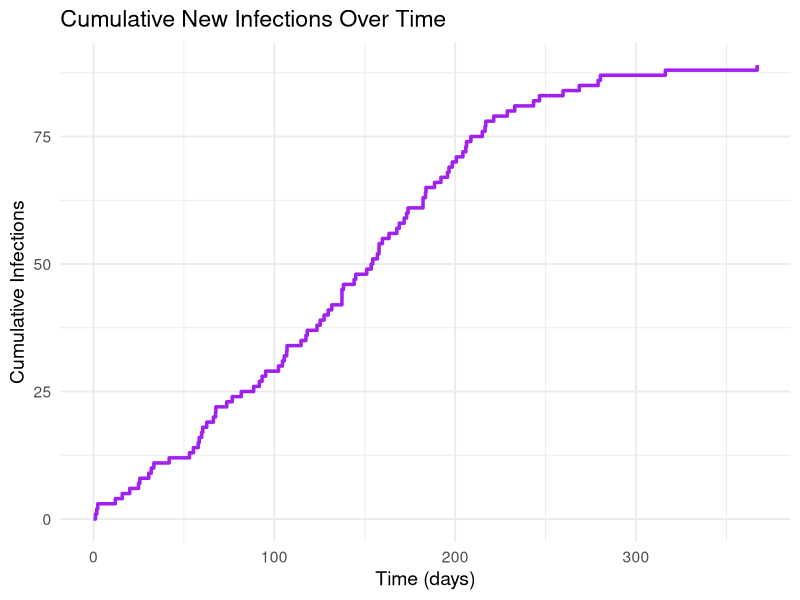
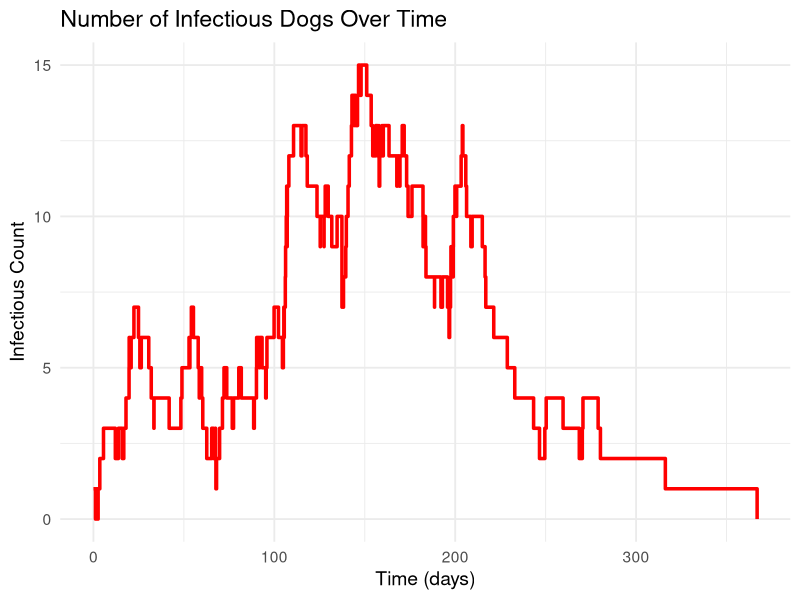
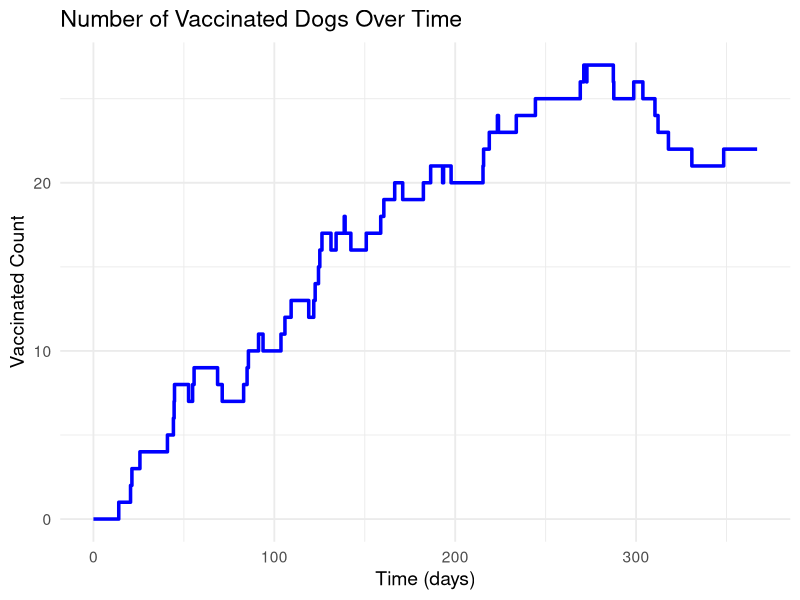
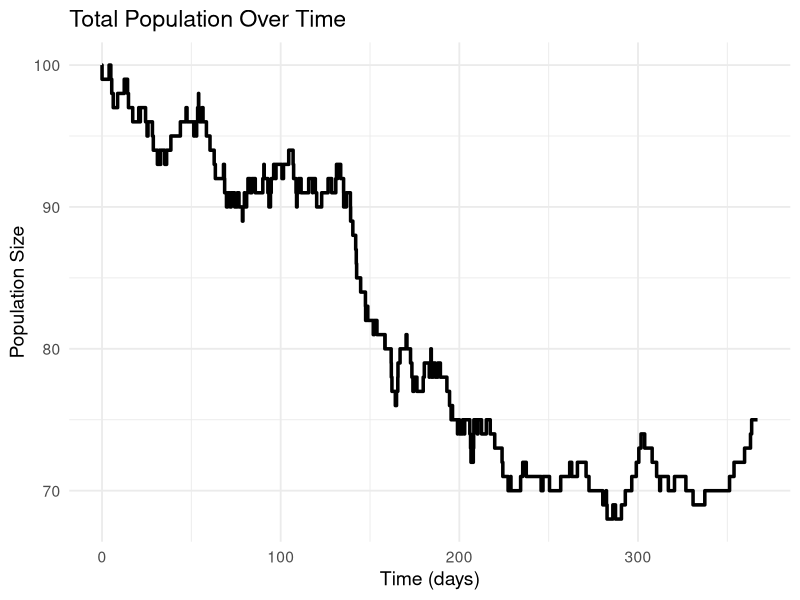

The R script that drew these images, in order:
library(tidyverse)
library(ggplot2)
library(tidyr)
library(dplyr)


?sample

event_sir <- function(time, S, E, I ,V, params, t_end) { #JDC: count.inf removed from args
  
  with(as.list(params), {
    N <- S+I+E+V
    
    
    rates <- c(
      infect = Lambda*S*I/N,
      infectious = Gamma*E,
      vaccinated = Tau*S,
      waned = Psi*V,
      birth = B*N,
      diseasedDeath = Mu2*I,
      backDeathS = Mu1 * S,
      backDeathV = Mu1 * V,
      backDeathE = Mu1 * E,
      backDeathI = Mu1 * I
      
    )
    # print(rates)
    
    total_rate <- sum(rates)
    # print(total_rate)
    if (total_rate == 0) {
      
      count.I <- 0
      count.S <- 0
      count.E <- 0 
      count.V <-0
      event_time <- t_end
      
    } else {
      
      event_time <- time + rexp(1, total_rate)  
      event_type <- sample(c("infect",
                             "infectious",
                             "vaccinated" ,
                             "waned",
                             "birth",
                             "diseasedDeath",
                             "backDeathS",
                             "backDeathV",
                             "backDeathE",
                             "backDeathI"
      ), 1, prob = rates / total_rate)
      
      switch(event_type,
             "infect" = {
               S <- S - 1
               E <- E + 1
               
               count.I <- 0
               count.S <- 0
               count.E <- 1 
               count.V <-0
             },
             "infectious" = {
               E <- E - 1
               I <- I + 1
               count.I <- 1
               count.S <- 0
               count.E <- 0 
               count.V <-0
             },
             "waned" = {
               V <- V - 1
               S <- S + 1
               count.I <- 0
               count.S <- 1
               count.E <- 0 
               count.V <-0
             },
             "birth" = {
               S <- S + 1
               count.I <- 0
               count.S <- 1
               count.E <- 0 
               count.V <-0
             },
             "diseasedDeath" = {
               I <- I - 1
               count.I <- 0
               count.S <- 0
               count.E <- 0 
               count.V <-0
             },
             "backDeathS" = {
               S <- S - 1
               count.I <- 0
               count.S <- 0
               count.E <- 0 
               count.V <-0
             },
             "backDeathV" = {
               V <- V - 1
               count.I <- 0
               count.S <- 0
               count.E <- 0 
               count.V <-0
             },
             "backDeathE" = {
               E <- E - 1
               count.I <- 0
               count.S <- 0
               count.E <- 0 
               count.V <-0
             },
             "backDeathI" = {
               I <- I - 1
               count.I <- 0
               count.S <- 0
               count.E <- 0 
               count.V <-0
             },
             "vaccinated" = {
               S <- S - 1
               V <- V + 1
               count.I <- 0
               count.S <- 0
               count.E <- 0 
               count.V <-0
             }
      )
    }
    
    return(data.frame(time = event_time, S = S, I = I, E = E,V=V, 
                      count.I = count.I,
                      count.S = count.S,
                      count.E = count.E,
                      count.V = count.V))
  })
}

## Function to simulate states from time 0 to t_end:











simulate_sir <- function(t_end, y, params) {
 # with(as.list(y), {
    events <- vector("list", 100000000)
    idx<- 1
    count.I2 <- 0
    count.S2 <- 0
    count.E2 <- 0 
    count.V2 <-0
    
    # initial state
    S <- y["S"]
    E<- y["E"]
    I<- y["I"]
    V<- y["V"]
    
    time<-0
    # store inital row
    events[[idx]]<- c(time, S,E,I,V,0,0,0,0)
    idx<- idx+1
    
    # This will be the cumulative count
    
    #count.int initialisation changed. At present, it doesn't include the infection events that seed the outbreak...
    # ts <- data.frame(time = 0, S = S, I = I, E=E,V = V, count.I = 0,
    #                  count.S = 0,
    #                  count.E = 0,
    #                  count.V = 0) 
    # next_event <- ts
   # print(ts)
    while (time < t_end && idx<=length(events)) {
      next_event <- event_sir(time, S, E, I,V, params, t_end)#JDC: count.inf removed from args
      time <- next_event$time
      S<- next_event$S
      E<- next_event$E
      I<- next_event$I
      V<- next_event$V
      count.I2 <- count.I2 + next_event$count.I
      count.S2 <- count.S2 + next_event$count.S
      count.E2 <- count.E2 + next_event$count.E
      count.V2 <- count.V2 + next_event$count.V
      
      next_event$count.I <- count.I2 # replace with the cumulative version
      next_event$count.S <- count.S2
      next_event$count.E <- count.E2
      next_event$count.V <- count.V2
      
      events[[idx]]<- unlist(next_event)
      idx<- idx+1
      

     # print(next_event)
       print(next_event$time)
      # ts <- rbind(ts, next_event)
    }
    #print(idx)
    out<- do.call(rbind, events[1:(idx-1)])
    colnames(out)<- c("time", "S", "E", "I", "V", "count.I", "count.S", "count.E", "count.V")
    return(as.data.frame(out))

}
## Run the model for specified inputs:

pop <- 100      
# population size
params <- c(
  B = 0.003, # unknown
  Mu1=1/(25*30), 
  Mu2=1/(3.1),
  Psi=1/(2.5*365),
  Tau=70/(100*365),
  Lambda=0.49, # unknown
  Gamma=1/22.3, 
  N=pop
)    	# parameter values
final_time <- 365*1                      	# end time
y0 <- c(
  S = (1-0.02)*pop,
  E = (0.01)*pop,
  I = (0.01)*pop, 
  V=0
)        	# initial state

ts1 <- simulate_sir(final_time, y0, params)

## And plot:




ggplot(ts1, aes(x = time, y = count.I)) +
  geom_step(color = "purple", linewidth = 1.2) +
  labs(title = "Cumulative New Infections Over Time",
       y = "Cumulative Infections",
       x = "Time (days)") +
  theme_minimal(base_size = 14)
# view(ts1)

ggplot(ts1, aes(x = time, y = I)) +
  geom_step(color = "red", linewidth = 1.2) +
  labs(title = "Number of Infectious Dogs Over Time",
       y = "Infectious Count",
       x = "Time (days)") +
  theme_minimal(base_size = 14)

ggplot(ts1, aes(x = time, y = V)) +
  geom_step(color = "blue", linewidth = 1.2) +
  labs(title = "Number of Vaccinated Dogs Over Time",
       y = "Vaccinated Count",
       x = "Time (days)") +
  theme_minimal(base_size = 14)

ts1 <- ts1 %>%
  mutate(Total = S + E + I + V)

ggplot(ts1, aes(x = time, y = Total)) +
  geom_step(color = "black", linewidth = 1.2) +
  labs(title = "Total Population Over Time",
       y = "Population Size",
       x = "Time (days)") +
  theme_minimal(base_size = 14)




